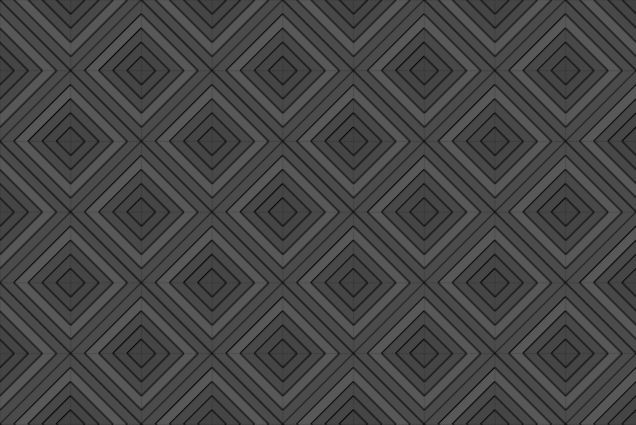
Frame 1 (no input)
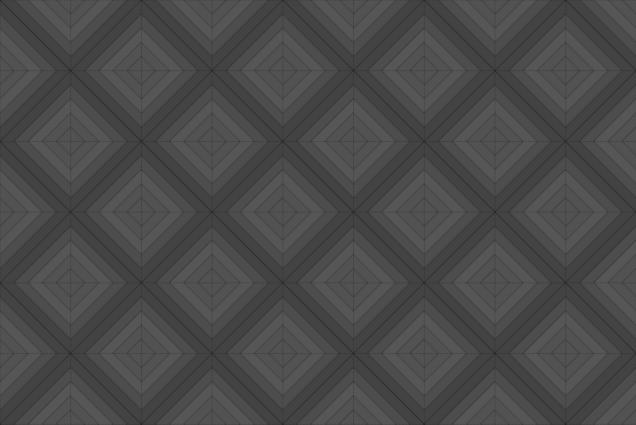
Frame 2 (the mouse pressed at the canvas centre, redrawn once)

The p5.js sketch that drew these frames (run headless with seeded random() and noise() and a simulated clock; the mouse was pressed at the canvas centre and the sketch redrawn once):

// p5.js sketch
// ── sketch.js
let pg;

function setup() {
  createCanvas(636, 425);
  my = createGraphics(100, 100);
  my.rectMode(CENTER)
  noLoop()
  // frameRate(8)
}

function draw() {
  background(10);
  my.background(255)

  my.line(width - 10, 0, 0, height)
  rotate(PI / 4)
  for (i = 8; i >= 0; i--) {
    r = round(random(60,90))+i
    my.fill(r)
    my.rect(my.width / 2, my.height / 2, 20 * i, 20 * i)
  }
  my.stroke(10, 50)
  my.line(0, 0, my.width, my.height)
  my.line(my.width, 0, 0, my.height)

  translate(0, -600)
  for (j = 0; j < 11; j++) {
    for (r = 0; r < 11; r++) {
      image(my, 100 * j, 100 * r)
    }
  }
}
